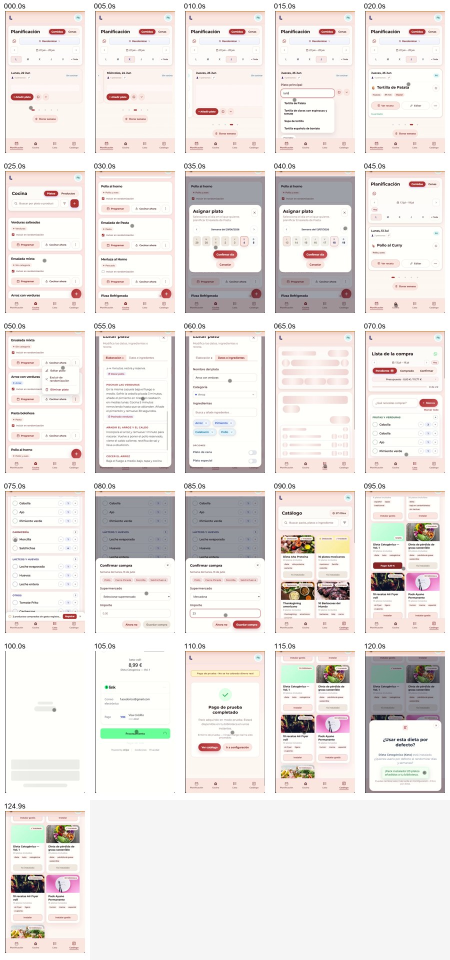
#> input picture video_work/Multimedia1_contact.jpg, 900 x 1920 px (shown at 1/2 size)
$ python -i make_guided_tutorial_video.py   (imports and definitions only)
#> lines starting #> are read from the running program, lines starting #| are printed output that depends on the picture
from __future__ import annotations

import json
import math
import subprocess
import wave
from pathlib import Path

import numpy as np
from PIL import Image, ImageDraw, ImageFilter, ImageFont
from moviepy import (
    AudioFileClip,
    CompositeAudioClip,
    CompositeVideoClip,
    ImageClip,
    VideoFileClip,
    concatenate_videoclips,
)


ROOT = Path(__file__).resolve().parent
SOURCE_DIR = Path(r"C:\APPS")
OUT = ROOT / "homefirst_tutorial_guiado_vertical.mp4"
TMP_OUT = ROOT / "homefirst_tutorial_guiado_vertical.tmp.mp4"
MUSIC = ROOT / "homefirst_tutorial_music.wav"
VOICE_DIR = ROOT / "voiceover"

W, H = 1080, 1920
FPS = 30
PHONE_W = 770
PHONE_H = 1370
PHONE_X = (W - PHONE_W) // 2
PHONE_Y = 322


SCENES = [
    {
        "kind": "intro",
        "duration": 5.0,
        "step": "HomeFirst",
        "title": "Organiza comidas, compra y cocina sin improvisar",
        "caption": "Un recorrido claro por el flujo principal de la app.",
        "voice": "HomeFirst te ayuda a organizar la semana, preparar la lista de la compra y cocinar siguiendo cada receta paso a paso.",
    },
    {
        "source": "Multimedia1.mp4",
        "start": 0,
        "end": 22,
        "speed": 1.05,
        "step": "1",
        "title": "Planifica la semana",
        "caption": "Elige el día, añade platos y deja cada comida colocada en el calendario.",
        "voice": "Primero entras en planificación. Desde aquí eliges el día de la semana y añades los platos que quieres preparar.",
    },
    {
        "source": "Multimedia1.mp4",
        "start": 25,
        "end": 45,
        "speed": 1.05,
        "step": "2",
        "title": "Programa o cocina al momento",
        "caption": "Cada receta se puede guardar para otro día o abrir directamente para cocinar.",
        "voice": "En cocina tienes tus recetas disponibles. Puedes programarlas en el calendario o empezar a cocinarlas en ese momento.",
    },
    {
        "source": "Multimedia1.mp4",
        "start": 68,
        "end": 88,
        "speed": 1.05,
        "step": "3",
        "title": "La lista se genera sola",
        "caption": "Ingredientes agrupados por secciones, cantidades editables y compra confirmada.",
        "voice": "Cuando la semana está lista, la app prepara automáticamente la lista de la compra con ingredientes agrupados y cantidades editables.",
    },
    {
        "source": "Multimedia1.mp4",
        "start": 90,
        "end": 124.5,
        "speed": 1.15,
        "step": "4",
        "title": "Instala packs de recetas",
        "caption": "Explora dietas, menús y colecciones para ampliar tu biblioteca.",
        "voice": "En el catálogo puedes instalar packs de recetas, menús y dietas. Así amplías la biblioteca sin tener que crear todo desde cero.",
    },
    {
        "source": "Multimedia2.mp4",
        "start": 0,
        "end": 43.8,
        "speed": 1.05,
        "step": "5",
        "title": "Cocina paso a paso",
        "caption": "Raciones ajustables, ingredientes por paso, temporizadores y progreso visible.",
        "voice": "Al abrir una receta, puedes ajustar las raciones y seguir la elaboración paso a paso, con ingredientes, temporizadores y progreso en pantalla.",
    },
    {
        "kind": "outro",
        "duration": 6.0,
        "step": "Listo",
        "title": "Menos lío. Más cocina hecha.",
        "caption": "Planifica, compra y cocina desde una sola app.",
        "voice": "HomeFirst une planificación, compra y cocina en un flujo sencillo para que sepas siempre qué toca preparar.",
    },
]


# [98 lines left out: functions font, wrap, background, card_layer, phone_frame, fit_phone and 1 more, not called in this run]


def make_video_scene(scene: dict) -> CompositeVideoClip:
    source = VideoFileClip(str(SOURCE_DIR / scene["source"])).subclipped(scene["start"], scene["end"])
    source = source.with_speed_scaled(scene["speed"])
    screen = fit_phone(source)
    dur = screen.duration
    base = ImageClip(np.array(background())).with_duration(dur)
    frame = phone_frame().with_duration(dur)
    labels = card_layer(scene["step"], scene["title"], scene["caption"]).with_duration(dur)
    return CompositeVideoClip([base, frame, screen, labels], size=(W, H)).with_duration(dur)


# [87 lines left out: functions generate_voice, make_music, main, not called in this run]


# [2 lines not run here, left out]

>>> import cv2
>>> picture = cv2.imread('Multimedia1_contact.jpg', cv2.IMREAD_GRAYSCALE)
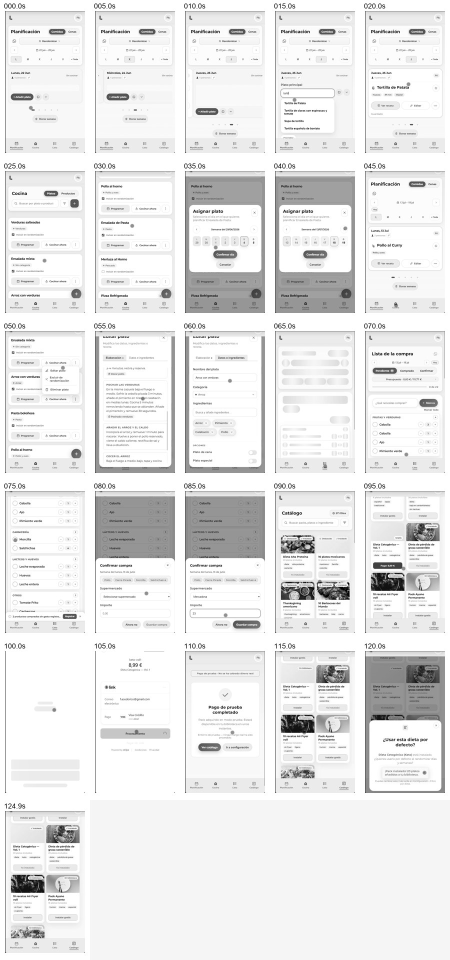
#> picture: shape (1920, 900) (shown at 1/2 size); min 0, max 255, mean 233.3
#> (the run stopped early here; a loop or call above may not have finished)

$ run again, on video_work/Multimedia2_contact.jpg
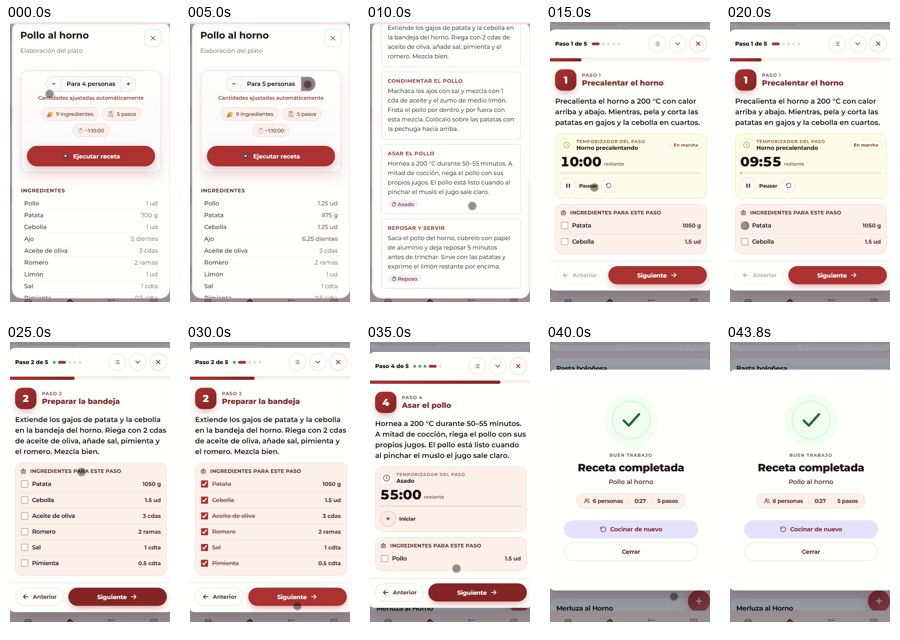
#> input picture video_work/Multimedia2_contact.jpg, 900 x 640 px
#> `picture = cv2.imread('Multimedia1_contact.jpg', cv2.IMREAD_GRAYSCALE)`:
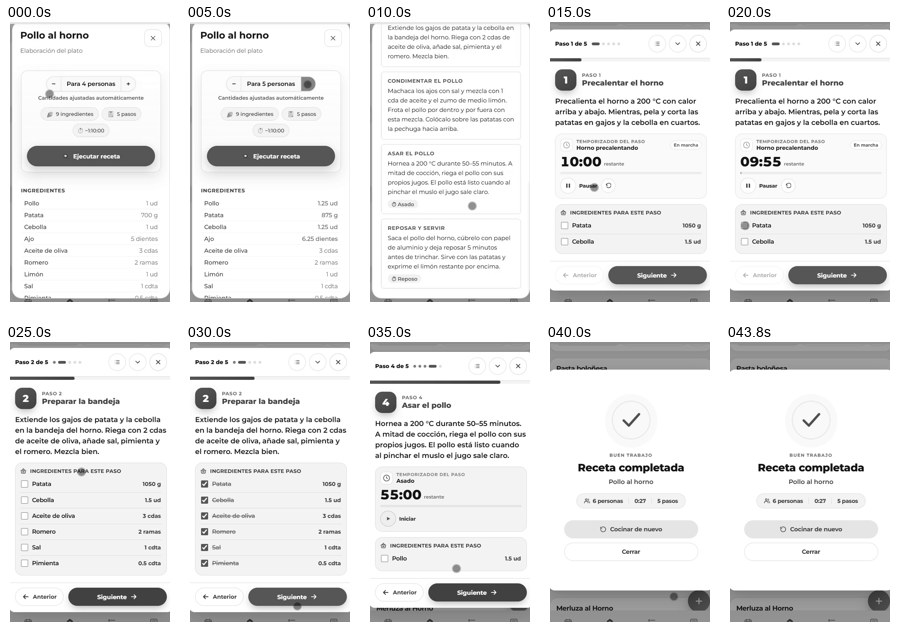
#> picture: shape (640, 900); min 0, max 255, mean 233

$ run again, on video_work/Multimedia1_thumb_1.jpg
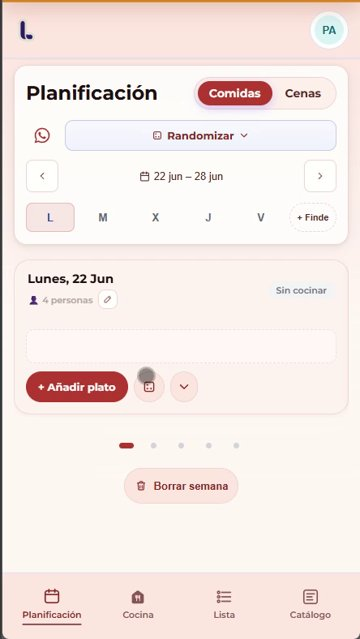
#> input picture video_work/Multimedia1_thumb_1.jpg, 360 x 639 px
#> `picture = cv2.imread('Multimedia1_contact.jpg', cv2.IMREAD_GRAYSCALE)`:
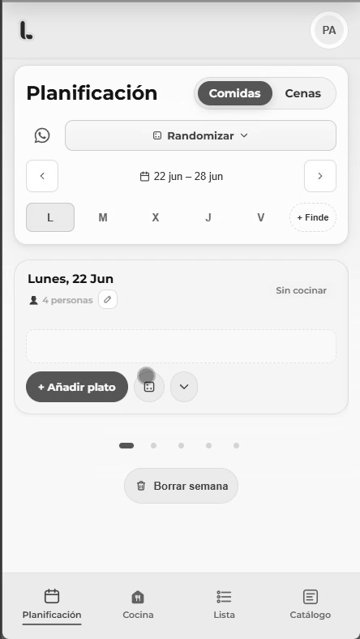
#> picture: shape (639, 360); min 0, max 255, mean 236.4
